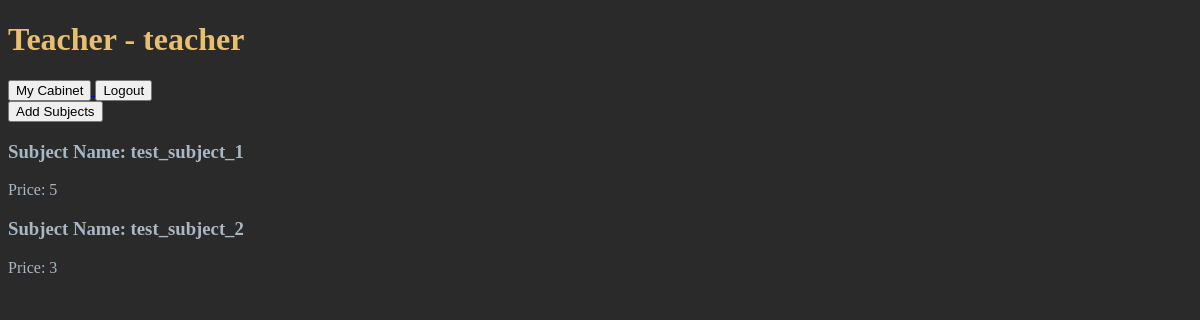
/ (signed in), run on an earlier commit of the app's database.
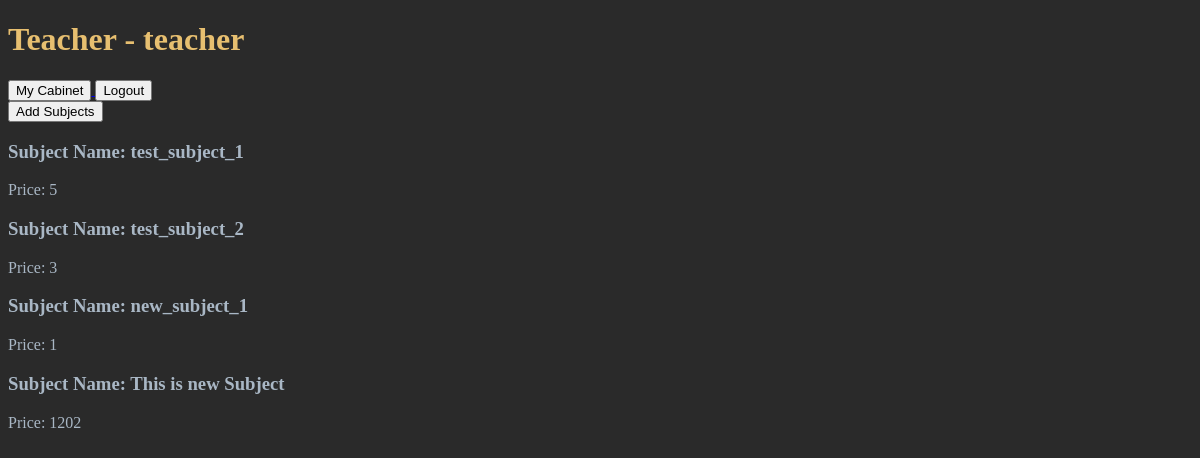
And on a later commit of the database.
### e_journal_app/models.py (models this page shows, shortened)
class Subject(models.Model):
    title = models.CharField(max_length=50, null=False, blank=False)
    price = models.PositiveSmallIntegerField(null=False, blank=False)

### e_journal_app/views.py (the view)
# urls.py: path('', homeView, name='home'),
def homeView(request):
    thisUser = request.user
    try:
        thisStudent = Student.objects.get(user_id=thisUser) # get data from table Student
        thisUserType = 'Student'
        subjects = Subject.objects.all()
        return render(request,
                      template_name='home.html',
                      context={
                          'type': thisUserType,
                          'subjects': subjects
                      })
    except:
        thisUserType = 'Teacher'
        thisTeacher = Teacher.objects.get(user_id=request.user.id)
        subjects = thisTeacher.subject
        return render(request,
                      template_name='home.html',
                      context={
                          'type': thisUserType,
                          'subjects': subjects
                      })

### templates/home.html
{% extends 'base.html' %}
{% block content %}
    {% if not user.is_authenticated %}
        <a href="{% url 'login' %}">
            <button>
                Login
            </button>
        </a>
    {% else %}
        <h1>{{ type }} - {{ user.username }}</h1>
        <a href="{% url 'cabinet' %}">
            <button>
                My Cabinet
            </button>
        </a>
        <a href="{% url 'logout' %}">
            <button>
                Logout
            </button>
        </a>
        <br>
        <a href="{% url 'add_subjects' %}">
            <button>
                Add Subjects
            </button>
        </a>
        {% for subject in subjects.all %}
            <h3>Subject Name: {{ subject.title }}</h3>
            <p>Price: {{ subject.price }}</p>
        {% endfor %}
    {% endif %}
{% endblock content %}

### templates/base.html (shortened to what this page needs)
<!DOCTYPE html>
<html lang="en">
<head>
</head>
<body>
    {% block content %}
    {% endblock content %}
</body>
</html>

### templates/base.html (style rules this page uses)
body { background-color: #2a2a2a; color: #a9b7c5; }
h1, h2 { color: #e7bf70; }

What changed in the data, as far as the page shows it:
now on this page (row unchanged): Subject: title "new_subject_1", price "1"
added Subject: title "This is new Subject", price "1202"
